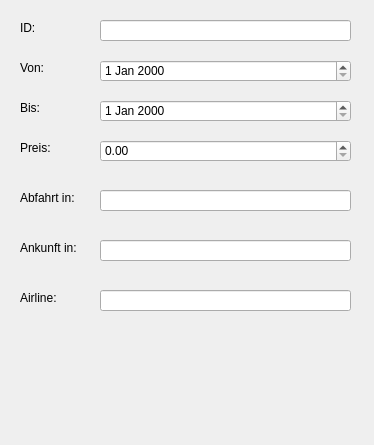
<?xml version="1.0" encoding="UTF-8"?>
<ui version="4.0">
 <class>flugbuchung</class>
 <widget class="QDialog" name="flugbuchung">
  <property name="geometry">
   <rect>
    <x>0</x>
    <y>0</y>
    <width>374</width>
    <height>445</height>
   </rect>
  </property>
  <property name="windowTitle">
   <string>Dialog</string>
  </property>
  <widget class="QLabel" name="label">
   <property name="geometry">
    <rect>
     <x>20</x>
     <y>20</y>
     <width>58</width>
     <height>16</height>
    </rect>
   </property>
   <property name="text">
    <string>ID:</string>
   </property>
  </widget>
  <widget class="QLabel" name="label_2">
   <property name="geometry">
    <rect>
     <x>20</x>
     <y>60</y>
     <width>58</width>
     <height>16</height>
    </rect>
   </property>
   <property name="text">
    <string>Von:</string>
   </property>
  </widget>
  <widget class="QLabel" name="label_3">
   <property name="geometry">
    <rect>
     <x>20</x>
     <y>100</y>
     <width>58</width>
     <height>16</height>
    </rect>
   </property>
   <property name="text">
    <string>Bis:</string>
   </property>
  </widget>
  <widget class="QLabel" name="label_4">
   <property name="geometry">
    <rect>
     <x>20</x>
     <y>140</y>
     <width>58</width>
     <height>16</height>
    </rect>
   </property>
   <property name="text">
    <string>Preis:</string>
   </property>
  </widget>
  <widget class="QLabel" name="label_5">
   <property name="geometry">
    <rect>
     <x>20</x>
     <y>190</y>
     <width>71</width>
     <height>16</height>
    </rect>
   </property>
   <property name="text">
    <string>Abfahrt in:</string>
   </property>
  </widget>
  <widget class="QLabel" name="label_6">
   <property name="geometry">
    <rect>
     <x>20</x>
     <y>240</y>
     <width>81</width>
     <height>16</height>
    </rect>
   </property>
   <property name="text">
    <string>Ankunft in:</string>
   </property>
  </widget>
  <widget class="QLabel" name="label_7">
   <property name="geometry">
    <rect>
     <x>20</x>
     <y>290</y>
     <width>58</width>
     <height>16</height>
    </rect>
   </property>
   <property name="text">
    <string>Airline:</string>
   </property>
  </widget>
  <widget class="QLineEdit" name="idLineEdit">
   <property name="geometry">
    <rect>
     <x>100</x>
     <y>20</y>
     <width>251</width>
     <height>21</height>
    </rect>
   </property>
  </widget>
  <widget class="QDateEdit" name="vonDateEdit">
   <property name="geometry">
    <rect>
     <x>100</x>
     <y>60</y>
     <width>251</width>
     <height>22</height>
    </rect>
   </property>
  </widget>
  <widget class="QDateEdit" name="bisDateEdit">
   <property name="geometry">
    <rect>
     <x>100</x>
     <y>100</y>
     <width>251</width>
     <height>22</height>
    </rect>
   </property>
  </widget>
  <widget class="QDoubleSpinBox" name="preisDoubleSpinBox">
   <property name="geometry">
    <rect>
     <x>100</x>
     <y>140</y>
     <width>251</width>
     <height>22</height>
    </rect>
   </property>
   <property name="maximum">
    <double>10000.989999999999782</double>
   </property>
  </widget>
  <widget class="QLineEdit" name="abfahrtLineEdit">
   <property name="geometry">
    <rect>
     <x>100</x>
     <y>190</y>
     <width>251</width>
     <height>21</height>
    </rect>
   </property>
  </widget>
  <widget class="QLineEdit" name="ankunftLineEdit">
   <property name="geometry">
    <rect>
     <x>100</x>
     <y>240</y>
     <width>251</width>
     <height>21</height>
    </rect>
   </property>
  </widget>
  <widget class="QLineEdit" name="airlineLineEdit">
   <property name="geometry">
    <rect>
     <x>100</x>
     <y>290</y>
     <width>251</width>
     <height>21</height>
    </rect>
   </property>
  </widget>
 </widget>
 <resources/>
 <connections/>
</ui>
